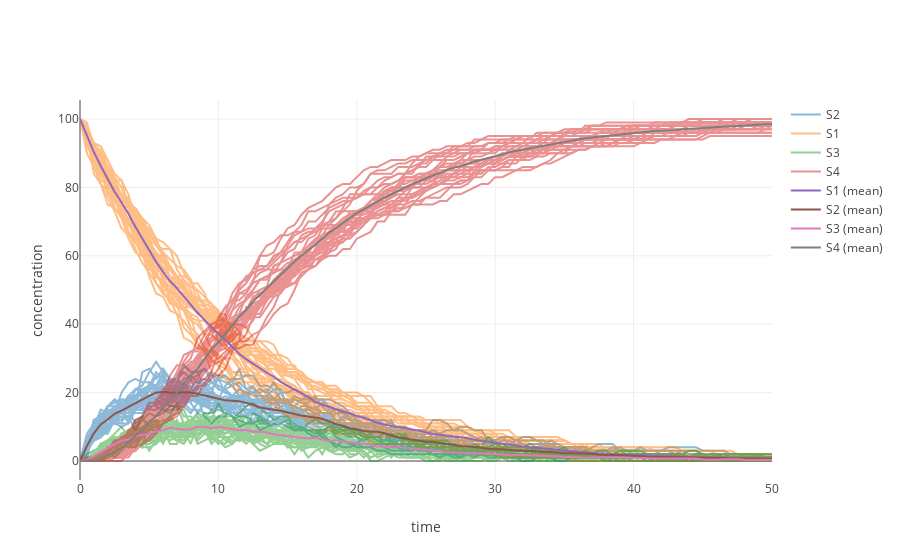

The notebook cell saved with this chart:
### Code cell
import tellurium as te, numpy as np

# use a stochastic solver
stochastic.integrator = 'gillespie'
stochastic.integrator.seed = 1234
# selections specifies the output variables in a simulation
selections = ['time'] + stochastic.getBoundarySpeciesIds() \
                      + stochastic.getFloatingSpeciesIds()
stochastic.integrator.variable_step_size = False

# run repeated simulation
Ncol = len(stochastic.selections)
Nsim = 30
points = 101
s_sum = np.zeros(shape=[points, Ncol])
for k in range(Nsim):
    stochastic.resetToOrigin()
    s = stochastic.simulate(0, 50, points, selections=selections)
    s_sum += s
    # use show=False to add traces to the current plot
    # instead of starting a new one, equivalent to MATLAB hold on
    stochastic.plot(s, alpha=0.5, show=False)

# add mean curve, legend, show everything and set labels, titles, ...
fig = te.plot(s[:,0], s_sum[:,1:]/Nsim, 
              names=[x + ' (mean)' for x in selections[1:]], 
              title="Stochastic simulation", 
              xtitle="time", ytitle="concentration")
